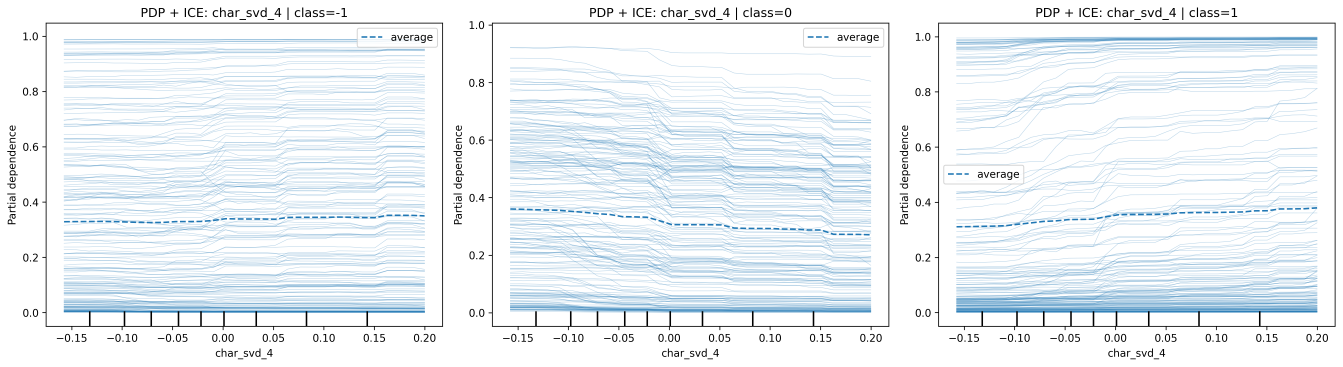
#> input picture sentiment-analysis-practice/ML/LGBM/pdp_ice_char_svd_4.png, 5370 x 1466 px, given in place of 3612773_original.jpg, which was not available (shown at 1/4 size)
$ python 10.py
#> lines starting #> are read from the running program, lines starting #| are printed output that depends on the picture; after the words box and inside, x2 and y2 are one past the last pixel; in counts of white or black regions, pixels touching at a corner belong together; pictures that were not available may be replaced by others from this repository, and a replacement may not be noted
import cv2
import numpy as np


def has_large_gap(contour, max_distance):
    points = contour.reshape(-1, 2)
    for i in range(len(points)):
        point1 = points[i]
        point2 = points[(i + 1) % len(points)]
        distance = np.linalg.norm(point1 - point2)
        if distance > max_distance:
            return True
    return False


#img = cv2.VideoCapture(0)
#img = cv2.IMREAD_GRAYSCALE(img)
img = cv2.imread('3612773_original.jpg')
#> img is the input picture: shape (1466, 5370, 3); mean B, G, R 245.6, 241.7, 236.3
img_gray = cv2.imread('3612773_original.jpg', 0)
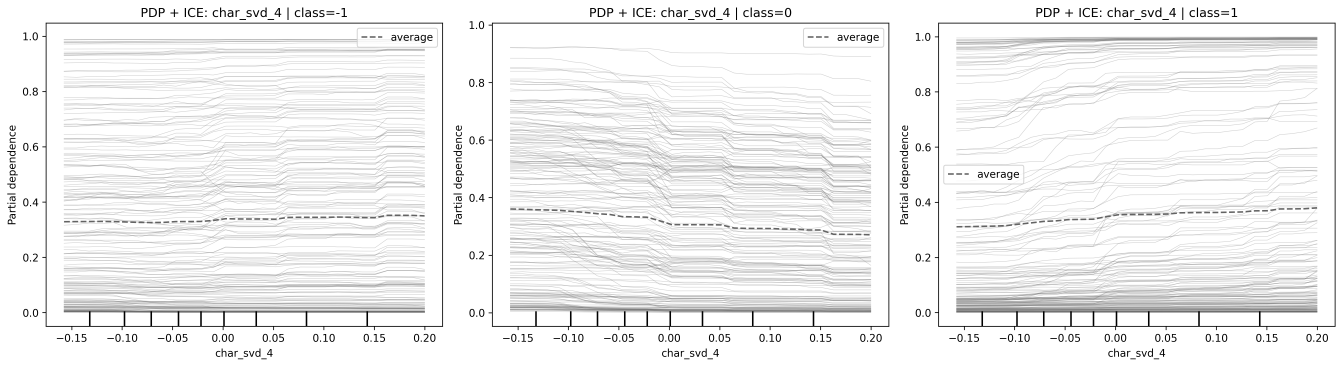
#> img_gray: shape (1466, 5370) (shown at 1/4 size); min 0, max 255, mean 240.4
# Загружаем изображение в оттенках серого.
# Флаг '0' (или cv2.IMREAD_GRAYSCALE) указывает OpenCV,
# что изображение нужно прочитать как одноканальное (серое).
# Это ускоряет вычисления и упрощает работу с фильтрами.

blurred = cv2.GaussianBlur(img_gray, (3, 3), 0)

edges = cv2.Canny(blurred, 20, 50)
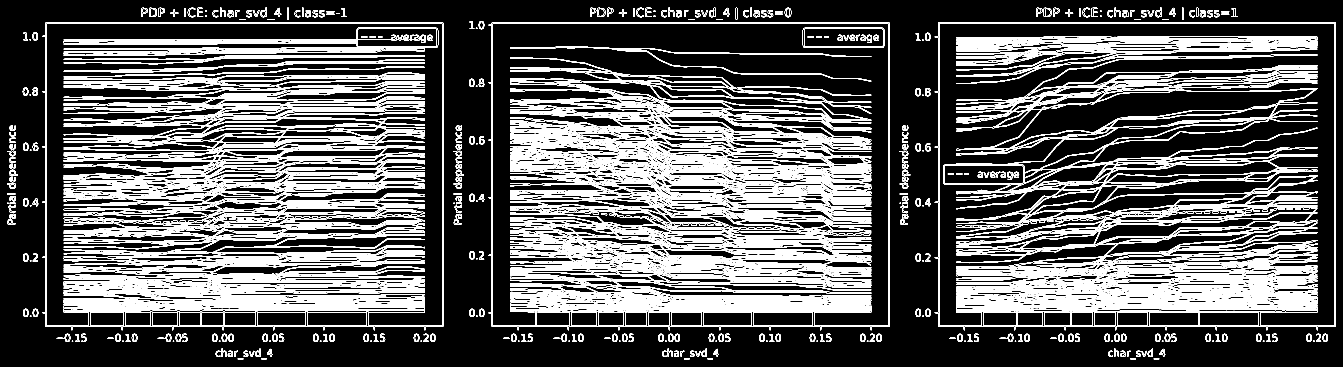
#> edges: shape (1466, 5370) (shown at 1/4 size); 11.5% white in thin lines or dots
good_contours = []

contours, hierarchy = cv2.findContours(edges, cv2.RETR_EXTERNAL, cv2.CHAIN_APPROX_SIMPLE)
#> contours = 346 contours, 69 with area under 20; largest, box (x1, y1, x2, y2) and area: (3739, 90, 5343, 1321) 1935728, (1954, 90, 3558, 1321) 1935728, (169, 90, 1773, 1321) 1935728, (4175, 31, 4207, 68) 997, (2390, 31, 2422, 68) 997
for contour in contours:
    area = cv2.contourArea(contour)
    if area < 500:
        continue
    epsilon = 0.01 * cv2.arcLength(contour, True)
    approx = cv2.approxPolyDP(contour, epsilon, True)
    if has_large_gap(approx, 190):
        continue
    good_contours.append(approx)
#> this loop made 346 passes
#> area on passes 1 to 3: 61, 63, 61
#> after the loop, good_contours = 82 contours; largest, box (x1, y1, x2, y2) and area: (4176, 32, 4207, 68) 954, (2391, 32, 2422, 68) 954, (597, 32, 628, 68) 954, (3139, 31, 3165, 69) 770, (4621, 30, 4646, 69) 646

# Создаем копию изображения, чтобы не портить оригинал
output = img.copy()
# Рисуем все найденные контуры красным цветом
output = cv2.drawContours(output, good_contours, -1, (0, 0, 255), 2)

cv2.imshow('canny', output)
cv2.waitKey(0)

$ run again, on sentiment-analysis-practice/ML/LGBM/pdp_ice_char_svd_8.png
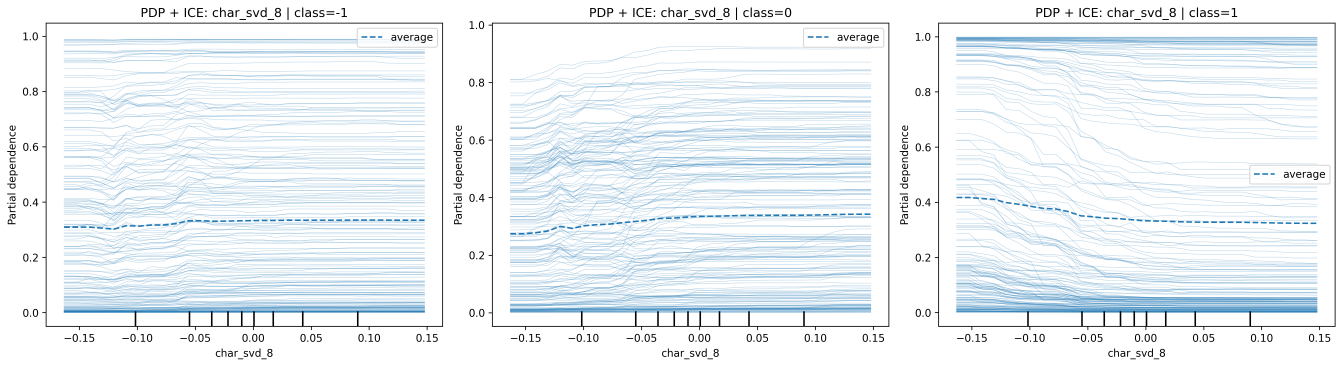
#> input picture sentiment-analysis-practice/ML/LGBM/pdp_ice_char_svd_8.png, 5370 x 1466 px, given in place of 3612773_original.jpg, which was not available (shown at 1/4 size)
#> img is the input picture: shape (1466, 5370, 3); mean B, G, R 245.6, 241.8, 236.3
#> `img_gray = cv2.imread('3612773_original.jpg', 0)`:
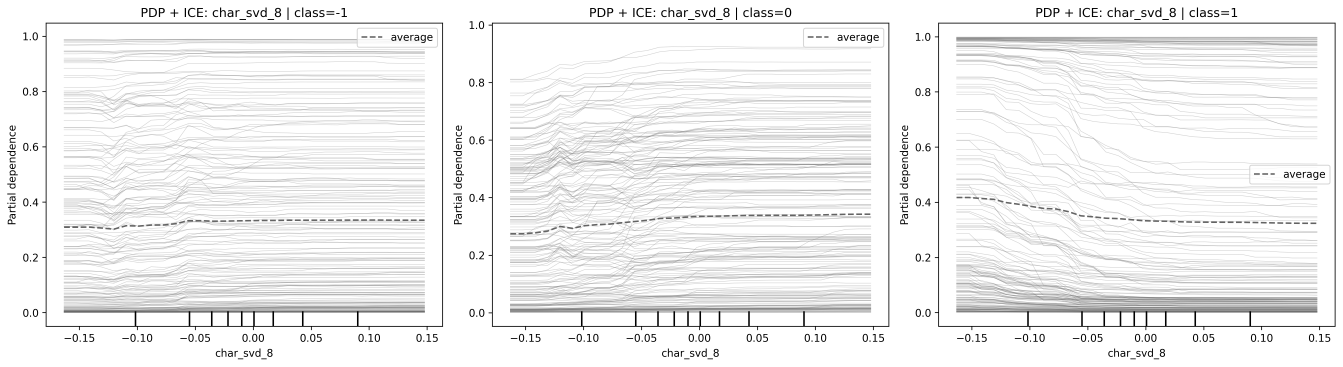
#> img_gray: shape (1466, 5370) (shown at 1/4 size); min 0, max 255, mean 240.5
#> `edges = cv2.Canny(blurred, 20, 50)`:
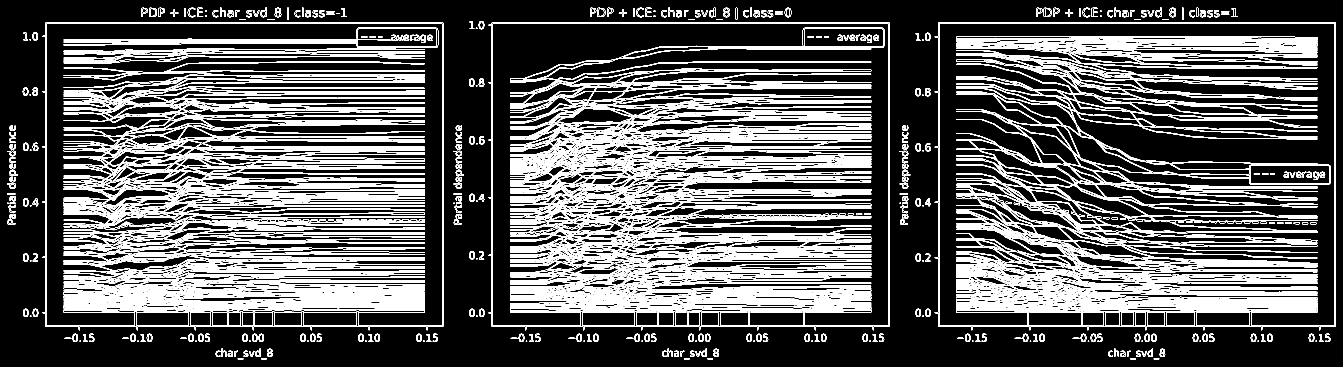
#> edges: shape (1466, 5370) (shown at 1/4 size); 11.5% white in thin lines or dots
#> contours = 340 contours, 66 with area under 20; largest, box (x1, y1, x2, y2) and area: (3739, 90, 5343, 1321) 1935678, (1954, 90, 3558, 1321) 1935678, (169, 90, 1773, 1321) 1935678, (4175, 31, 4207, 68) 997, (2390, 31, 2422, 68) 997
#> the loop `for contour in contours:` made 340 passes
#> area on passes 1 to 3: 61, 63, 61
#> after the loop `for contour in contours:`: good_contours = 79 contours; largest, box (x1, y1, x2, y2) and area: (4176, 32, 4207, 68) 954, (2391, 32, 2422, 68) 954, (597, 32, 628, 68) 954, (3139, 31, 3165, 69) 770, (4678, 31, 4704, 69) 747

$ run again, on sentiment-analysis-practice/ML/LGBM/pdp_ice_digit_ratio.png
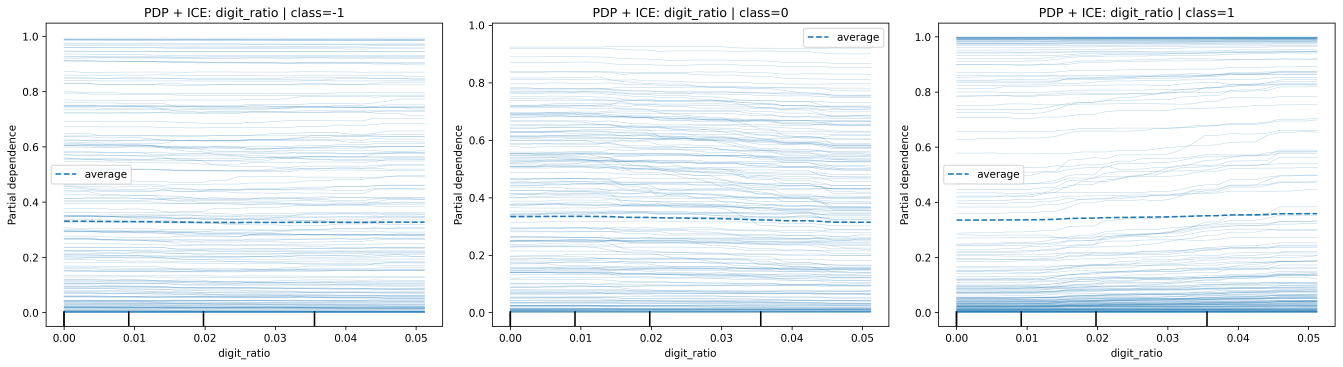
#> input picture sentiment-analysis-practice/ML/LGBM/pdp_ice_digit_ratio.png, 5370 x 1466 px, given in place of 3612773_original.jpg, which was not available (shown at 1/4 size)
#> img is the input picture: shape (1466, 5370, 3); mean B, G, R 246, 242.3, 236.9
#> `img_gray = cv2.imread('3612773_original.jpg', 0)`:
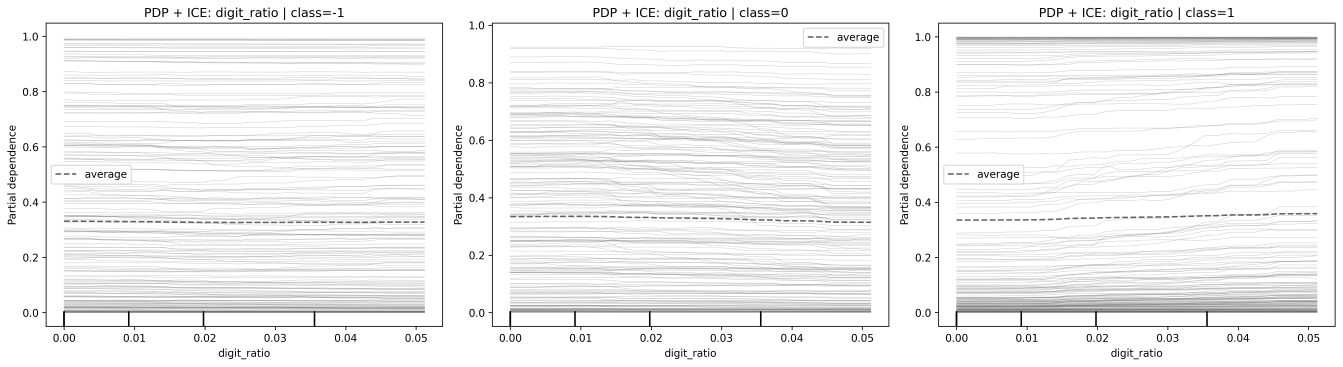
#> img_gray: shape (1466, 5370) (shown at 1/4 size); min 0, max 255, mean 241
#> `edges = cv2.Canny(blurred, 20, 50)`:
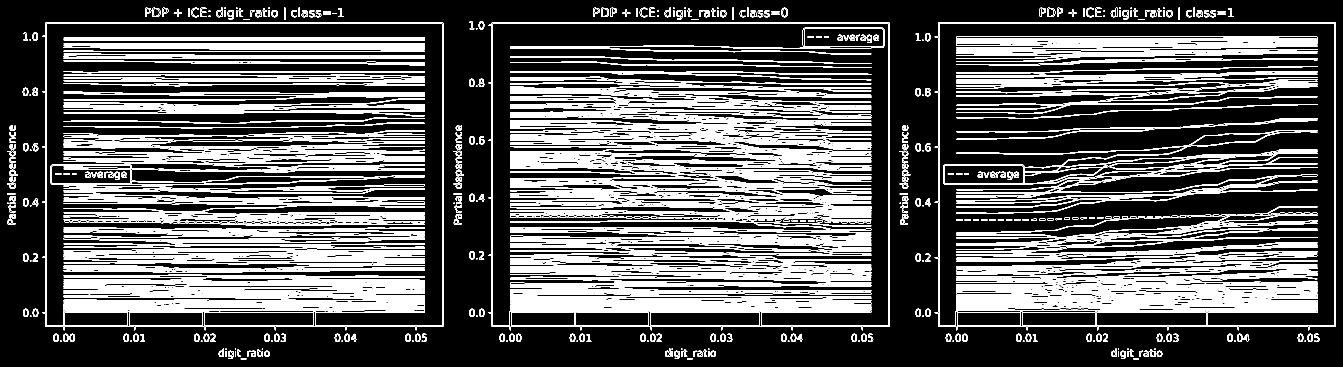
#> edges: shape (1466, 5370) (shown at 1/4 size); 11.3% white in thin lines or dots
#> contours = 334 contours, 63 with area under 20; largest, box (x1, y1, x2, y2) and area: (3739, 90, 5343, 1321) 1935628, (1954, 90, 3558, 1321) 1935628, (169, 90, 1773, 1321) 1935628, (4189, 31, 4221, 68) 997, (2404, 31, 2436, 68) 997
#> the loop `for contour in contours:` made 334 passes
#> area on passes 1 to 3: 64, 64, 64
#> after the loop `for contour in contours:`: good_contours = 79 contours; largest, box (x1, y1, x2, y2) and area: (4190, 32, 4221, 68) 954, (2405, 32, 2436, 68) 954, (611, 32, 642, 68) 954, (3126, 31, 3152, 69) 758, (4490, 40, 4515, 78) 645
